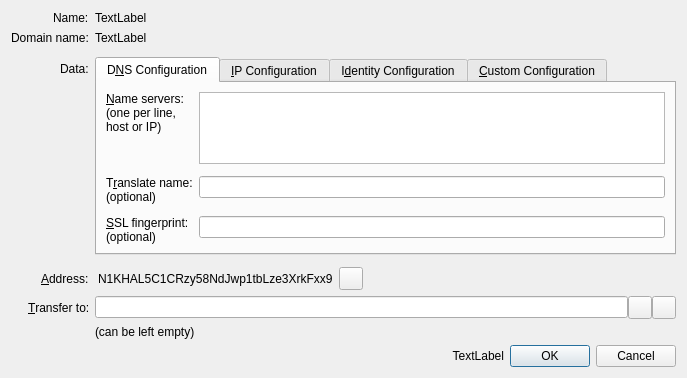
<?xml version="1.0" encoding="UTF-8"?>
<ui version="4.0">
 <class>ConfigureNameDialog</class>
 <widget class="QDialog" name="ConfigureNameDialog">
  <property name="geometry">
   <rect>
    <x>0</x>
    <y>0</y>
    <width>687</width>
    <height>369</height>
   </rect>
  </property>
  <property name="sizePolicy">
   <sizepolicy hsizetype="Preferred" vsizetype="Preferred">
    <horstretch>0</horstretch>
    <verstretch>0</verstretch>
   </sizepolicy>
  </property>
  <property name="windowTitle">
   <string>Configure Name</string>
  </property>
  <layout class="QVBoxLayout" name="verticalLayout">
   <item>
    <layout class="QFormLayout" name="formLayout">
     <property name="fieldGrowthPolicy">
      <enum>QFormLayout::AllNonFixedFieldsGrow</enum>
     </property>
     <property name="labelAlignment">
      <set>Qt::AlignRight|Qt::AlignTrailing|Qt::AlignVCenter</set>
     </property>
     <item row="1" column="0">
      <widget class="QLabel" name="label_2">
       <property name="text">
        <string>Name:</string>
       </property>
      </widget>
     </item>
     <item row="1" column="1">
      <widget class="QLabel" name="labelName">
       <property name="text">
        <string notr="true">TextLabel</string>
       </property>
      </widget>
     </item>
     <item row="2" column="0">
      <widget class="QLabel" name="label_3">
       <property name="text">
        <string>Domain name:</string>
       </property>
      </widget>
     </item>
     <item row="2" column="1">
      <widget class="QLabel" name="labelDomain">
       <property name="text">
        <string notr="true">TextLabel</string>
       </property>
      </widget>
     </item>
     <item row="3" column="1">
      <spacer name="verticalSpacer_2">
       <property name="orientation">
        <enum>Qt::Vertical</enum>
       </property>
       <property name="sizeHint" stdset="0">
        <size>
         <width>20</width>
         <height>16</height>
        </size>
       </property>
      </spacer>
     </item>
     <item row="4" column="0">
      <widget class="QLabel" name="label">
       <property name="text">
        <string>Data:</string>
       </property>
       <property name="alignment">
        <set>Qt::AlignLeading|Qt::AlignLeft|Qt::AlignVCenter</set>
       </property>
       <property name="buddy">
        <cstring>dataEdit</cstring>
       </property>
      </widget>
     </item>
     <item row="4" column="1">
      <widget class="QTabWidget" name="tabWidget">
       <property name="currentIndex">
        <number>0</number>
       </property>
       <widget class="QWidget" name="tab_dns">
        <attribute name="title">
         <string>D&amp;NS Configuration</string>
        </attribute>
        <layout class="QFormLayout" name="formLayout_2">
         <property name="fieldGrowthPolicy">
          <enum>QFormLayout::AllNonFixedFieldsGrow</enum>
         </property>
         <item row="0" column="0">
          <widget class="QLabel" name="label_6">
           <property name="text">
            <string>&amp;Name servers:
(one per line,
host or IP)</string>
           </property>
           <property name="alignment">
            <set>Qt::AlignLeading|Qt::AlignLeft|Qt::AlignTop</set>
           </property>
           <property name="buddy">
            <cstring>nsEdit</cstring>
           </property>
          </widget>
         </item>
         <item row="0" column="1">
          <widget class="QPlainTextEdit" name="nsEdit">
           <property name="toolTip">
            <string>Enter name servers as host names (preferable), or IP addresses. E.g.
ns0.web-sweet-web.net
ns1.web-sweet-web.net
ns0.xname.org
1.2.3.4
1.2.3.5</string>
           </property>
           <property name="tabChangesFocus">
            <bool>true</bool>
           </property>
          </widget>
         </item>
         <item row="2" column="0">
          <widget class="QLabel" name="label_5">
           <property name="text">
            <string>T&amp;ranslate name:
(optional)</string>
           </property>
           <property name="alignment">
            <set>Qt::AlignLeading|Qt::AlignLeft|Qt::AlignTop</set>
           </property>
           <property name="buddy">
            <cstring>nsTranslateEdit</cstring>
           </property>
          </widget>
         </item>
         <item row="2" column="1">
          <widget class="QLineEdit" name="nsTranslateEdit">
           <property name="toolTip">
            <string>&lt;html&gt;&lt;head/&gt;&lt;body&gt;&lt;p&gt;Enter substitution name that will be used in DNS queries.&lt;/p&gt;&lt;p&gt;For example: bitcoin.org&lt;/p&gt;&lt;/body&gt;&lt;/html&gt;</string>
           </property>
          </widget>
         </item>
         <item row="4" column="0">
          <widget class="QLabel" name="label_9">
           <property name="text">
            <string>&amp;SSL fingerprint:
(optional)</string>
           </property>
           <property name="alignment">
            <set>Qt::AlignLeading|Qt::AlignLeft|Qt::AlignTop</set>
           </property>
           <property name="buddy">
            <cstring>nsFingerprintEdit</cstring>
           </property>
          </widget>
         </item>
         <item row="4" column="1">
          <widget class="QLineEdit" name="nsFingerprintEdit">
           <property name="toolTip">
            <string>Enter SSL certificate fingerprint if you want to use HTTPS</string>
           </property>
          </widget>
         </item>
         <item row="1" column="1">
          <spacer name="verticalSpacer_5">
           <property name="orientation">
            <enum>Qt::Vertical</enum>
           </property>
           <property name="sizeType">
            <enum>QSizePolicy::Maximum</enum>
           </property>
           <property name="sizeHint" stdset="0">
            <size>
             <width>20</width>
             <height>20</height>
            </size>
           </property>
          </spacer>
         </item>
         <item row="3" column="1">
          <spacer name="verticalSpacer_6">
           <property name="orientation">
            <enum>Qt::Vertical</enum>
           </property>
           <property name="sizeType">
            <enum>QSizePolicy::Maximum</enum>
           </property>
           <property name="sizeHint" stdset="0">
            <size>
             <width>20</width>
             <height>20</height>
            </size>
           </property>
          </spacer>
         </item>
        </layout>
       </widget>
       <widget class="QWidget" name="tab_ip">
        <attribute name="title">
         <string>&amp;IP Configuration</string>
        </attribute>
        <layout class="QFormLayout" name="formLayout_3">
         <item row="0" column="0">
          <widget class="QLabel" name="label_7">
           <property name="text">
            <string>I&amp;P Address:</string>
           </property>
           <property name="alignment">
            <set>Qt::AlignLeading|Qt::AlignLeft|Qt::AlignTop</set>
           </property>
           <property name="buddy">
            <cstring>nsTranslateEdit</cstring>
           </property>
          </widget>
         </item>
         <item row="0" column="1">
          <widget class="QLineEdit" name="ipEdit">
           <property name="toolTip">
            <string>IP address, e.g. 1.2.3.4</string>
           </property>
          </widget>
         </item>
         <item row="1" column="1">
          <widget class="QLabel" name="label_8">
           <property name="text">
            <string>Subdomains will be mapped to the same IP</string>
           </property>
          </widget>
         </item>
         <item row="3" column="1">
          <widget class="QLineEdit" name="ipFingerprintEdit">
           <property name="toolTip">
            <string>Enter SSL certificate fingerprint if you want to use HTTPS</string>
           </property>
          </widget>
         </item>
         <item row="3" column="0">
          <widget class="QLabel" name="label_10">
           <property name="text">
            <string>&amp;SSL fingerprint:
(optional)</string>
           </property>
           <property name="alignment">
            <set>Qt::AlignLeading|Qt::AlignLeft|Qt::AlignTop</set>
           </property>
           <property name="buddy">
            <cstring>ipFingerprintEdit</cstring>
           </property>
          </widget>
         </item>
         <item row="2" column="1">
          <spacer name="verticalSpacer_4">
           <property name="orientation">
            <enum>Qt::Vertical</enum>
           </property>
           <property name="sizeType">
            <enum>QSizePolicy::Maximum</enum>
           </property>
           <property name="sizeHint" stdset="0">
            <size>
             <width>20</width>
             <height>12</height>
            </size>
           </property>
          </spacer>
         </item>
        </layout>
       </widget>
       <widget class="QWidget" name="tab_id">
        <attribute name="title">
         <string>I&amp;dentity Configuration</string>
        </attribute>
        <layout class="QFormLayout" name="formLayout_4">
         <item row="0" column="0">
          <widget class="QLabel" name="label_11">
           <property name="text">
            <string>&amp;Real name:</string>
           </property>
           <property name="buddy">
            <cstring>nsTranslateEdit</cstring>
           </property>
          </widget>
         </item>
         <item row="0" column="1">
          <widget class="QLineEdit" name="idNameEdit">
           <property name="toolTip">
            <string>Real name or pseudonym</string>
           </property>
          </widget>
         </item>
         <item row="1" column="0">
          <widget class="QLabel" name="label_12">
           <property name="text">
            <string>&amp;Email address:</string>
           </property>
           <property name="buddy">
            <cstring>nsTranslateEdit</cstring>
           </property>
          </widget>
         </item>
         <item row="1" column="1">
          <widget class="QLineEdit" name="idEmailEdit">
           <property name="toolTip">
            <string>Email address</string>
           </property>
          </widget>
         </item>
         <item row="2" column="0">
          <widget class="QLabel" name="label_13">
           <property name="text">
            <string>Bit&amp;message:</string>
           </property>
           <property name="buddy">
            <cstring>nsTranslateEdit</cstring>
           </property>
          </widget>
         </item>
         <item row="2" column="1">
          <widget class="QLineEdit" name="idBitmessageEdit">
           <property name="toolTip">
            <string>Bitmessage address</string>
           </property>
          </widget>
         </item>
        </layout>
       </widget>
       <widget class="QWidget" name="tab_json">
        <attribute name="title">
         <string>&amp;Custom Configuration</string>
        </attribute>
        <layout class="QVBoxLayout" name="verticalLayout_4">
         <item>
          <widget class="QLabel" name="label_4">
           <property name="text">
            <string>&lt;!DOCTYPE HTML PUBLIC &quot;-//W3C//DTD HTML 4.0//EN&quot; &quot;http://www.w3.org/TR/REC-html40/strict.dtd&quot;&gt;
&lt;html&gt;&lt;head&gt;&lt;meta name=&quot;qrichtext&quot; content=&quot;1&quot; /&gt;&lt;style type=&quot;text/css&quot;&gt;
p, li { white-space: pre-wrap; }
&lt;/style&gt;&lt;/head&gt;&lt;body style=&quot; font-family:'MS Shell Dlg 2'; font-size:8pt; font-weight:400; font-style:normal;&quot;&gt;
&lt;p style=&quot; margin-top:0px; margin-bottom:0px; margin-left:0px; margin-right:0px; -qt-block-indent:0; text-indent:0px;&quot;&gt;Enter JSON string, e.g. {&amp;quot;ns&amp;quot;: [&amp;quot;1.2.3.4&amp;quot;, &amp;quot;1.2.3.5&amp;quot;]}&lt;/p&gt;
&lt;p style=&quot; margin-top:0px; margin-bottom:0px; margin-left:0px; margin-right:0px; -qt-block-indent:0; text-indent:0px;&quot;&gt;See &lt;a href=&quot;http://dot-bit.org/HowToRegisterAndConfigureBitDomains&quot;&gt;&lt;span style=&quot; text-decoration: underline; color:#0000ff;&quot;&gt;How to Register and Configure Bit Domains&lt;/span&gt;&lt;/a&gt;&lt;/p&gt;&lt;/body&gt;&lt;/html&gt;</string>
           </property>
           <property name="openExternalLinks">
            <bool>true</bool>
           </property>
          </widget>
         </item>
         <item>
          <widget class="QLineEdit" name="dataEdit">
           <property name="toolTip">
            <string>Enter JSON string that will be associated with the name</string>
           </property>
          </widget>
         </item>
         <item>
          <widget class="QLabel" name="labelJsonValid">
           <property name="text">
            <string notr="true">TextLabel</string>
           </property>
          </widget>
         </item>
         <item>
          <spacer name="verticalSpacer_3">
           <property name="orientation">
            <enum>Qt::Vertical</enum>
           </property>
           <property name="sizeHint" stdset="0">
            <size>
             <width>20</width>
             <height>40</height>
            </size>
           </property>
          </spacer>
         </item>
        </layout>
       </widget>
      </widget>
     </item>
     <item row="5" column="1">
      <spacer name="verticalSpacer">
       <property name="orientation">
        <enum>Qt::Vertical</enum>
       </property>
       <property name="sizeHint" stdset="0">
        <size>
         <width>20</width>
         <height>16</height>
        </size>
       </property>
      </spacer>
     </item>
     <item row="6" column="0">
      <widget class="QLabel" name="labelCurrentAddress">
       <property name="text">
        <string>&amp;Address:</string>
       </property>
       <property name="buddy">
        <cstring>copyButton</cstring>
       </property>
      </widget>
     </item>
     <item row="7" column="0">
      <widget class="QLabel" name="labelTransferTo">
       <property name="text">
        <string>&amp;Transfer to:</string>
       </property>
       <property name="buddy">
        <cstring>transferTo</cstring>
       </property>
      </widget>
     </item>
     <item row="7" column="1">
      <layout class="QHBoxLayout" name="transferToLayout">
       <property name="spacing">
        <number>0</number>
       </property>
       <property name="sizeConstraint">
        <enum>QLayout::SetDefaultConstraint</enum>
       </property>
       <item>
        <widget class="QValidatedLineEdit" name="transferTo">
         <property name="toolTip">
          <string>The 611 address to transfer
the domain to, e.g.
N1KHAL5C1CRzy58NdJwp1tbLze3XrkFxx9

Leave empty, if not needed.</string>
         </property>
         <property name="text">
          <string notr="true"/>
         </property>
         <property name="maxLength">
          <number>34</number>
         </property>
        </widget>
       </item>
       <item>
        <widget class="QToolButton" name="addressBookButton">
         <property name="toolTip">
          <string>Choose address from address book</string>
         </property>
         <property name="text">
          <string/>
         </property>
         <property name="icon">
          <iconset resource="../bitcoin.qrc">
           <normaloff>:/icons/address-book</normaloff>:/icons/address-book</iconset>
         </property>
         <property name="shortcut">
          <string>Alt+A</string>
         </property>
        </widget>
       </item>
       <item>
        <widget class="QToolButton" name="pasteButton">
         <property name="toolTip">
          <string>Paste address from clipboard</string>
         </property>
         <property name="text">
          <string/>
         </property>
         <property name="icon">
          <iconset resource="../bitcoin.qrc">
           <normaloff>:/icons/editpaste</normaloff>:/icons/editpaste</iconset>
         </property>
         <property name="shortcut">
          <string>Alt+P</string>
         </property>
        </widget>
       </item>
      </layout>
     </item>
     <item row="8" column="1">
      <widget class="QLabel" name="labelTransferToHint">
       <property name="text">
        <string>(can be left empty)</string>
       </property>
      </widget>
     </item>
     <item row="6" column="1">
      <layout class="QHBoxLayout" name="horizontalLayout_2">
       <item>
        <widget class="QLabel" name="labelAddress">
         <property name="sizePolicy">
          <sizepolicy hsizetype="Preferred" vsizetype="Preferred">
           <horstretch>0</horstretch>
           <verstretch>0</verstretch>
          </sizepolicy>
         </property>
         <property name="maximumSize">
          <size>
           <width>16777215</width>
           <height>16777215</height>
          </size>
         </property>
         <property name="toolTip">
          <string>611 address to which the name is assigned</string>
         </property>
         <property name="text">
          <string notr="true">N1KHAL5C1CRzy58NdJwp1tbLze3XrkFxx9</string>
         </property>
         <property name="indent">
          <number>3</number>
         </property>
         <property name="buddy">
          <cstring>transferTo</cstring>
         </property>
        </widget>
       </item>
       <item>
        <widget class="QToolButton" name="copyButton">
         <property name="toolTip">
          <string>Copy address to clipboard</string>
         </property>
         <property name="text">
          <string/>
         </property>
         <property name="icon">
          <iconset resource="../bitcoin.qrc">
           <normaloff>:/icons/editcopy</normaloff>:/icons/editcopy</iconset>
         </property>
         <property name="shortcut">
          <string>Alt+P</string>
         </property>
        </widget>
       </item>
       <item>
        <spacer name="horizontalSpacer">
         <property name="orientation">
          <enum>Qt::Horizontal</enum>
         </property>
         <property name="sizeHint" stdset="0">
          <size>
           <width>40</width>
           <height>20</height>
          </size>
         </property>
        </spacer>
       </item>
      </layout>
     </item>
    </layout>
   </item>
   <item>
    <layout class="QHBoxLayout" name="horizontalLayout">
     <item>
      <widget class="QLabel" name="labelSubmitHint">
       <property name="text">
        <string notr="true">TextLabel</string>
       </property>
       <property name="alignment">
        <set>Qt::AlignRight|Qt::AlignTrailing|Qt::AlignVCenter</set>
       </property>
      </widget>
     </item>
     <item>
      <widget class="QDialogButtonBox" name="buttonBox">
       <property name="sizePolicy">
        <sizepolicy hsizetype="Maximum" vsizetype="Fixed">
         <horstretch>0</horstretch>
         <verstretch>0</verstretch>
        </sizepolicy>
       </property>
       <property name="orientation">
        <enum>Qt::Horizontal</enum>
       </property>
       <property name="standardButtons">
        <set>QDialogButtonBox::Cancel|QDialogButtonBox::Ok</set>
       </property>
      </widget>
     </item>
    </layout>
   </item>
  </layout>
 </widget>
 <customwidgets>
  <customwidget>
   <class>QValidatedLineEdit</class>
   <extends>QLineEdit</extends>
   <header>../../src/qt/qvalidatedlineedit.h</header>
  </customwidget>
 </customwidgets>
 <tabstops>
  <tabstop>tabWidget</tabstop>
  <tabstop>nsEdit</tabstop>
  <tabstop>dataEdit</tabstop>
  <tabstop>transferTo</tabstop>
  <tabstop>addressBookButton</tabstop>
  <tabstop>pasteButton</tabstop>
  <tabstop>buttonBox</tabstop>
 </tabstops>
 <resources>
  <include location="../bitcoin.qrc"/>
 </resources>
 <connections>
  <connection>
   <sender>buttonBox</sender>
   <signal>accepted()</signal>
   <receiver>ConfigureNameDialog</receiver>
   <slot>accept()</slot>
   <hints>
    <hint type="sourcelabel">
     <x>618</x>
     <y>382</y>
    </hint>
    <hint type="destinationlabel">
     <x>157</x>
     <y>274</y>
    </hint>
   </hints>
  </connection>
  <connection>
   <sender>buttonBox</sender>
   <signal>rejected()</signal>
   <receiver>ConfigureNameDialog</receiver>
   <slot>reject()</slot>
   <hints>
    <hint type="sourcelabel">
     <x>618</x>
     <y>382</y>
    </hint>
    <hint type="destinationlabel">
     <x>286</x>
     <y>274</y>
    </hint>
   </hints>
  </connection>
 </connections>
</ui>
